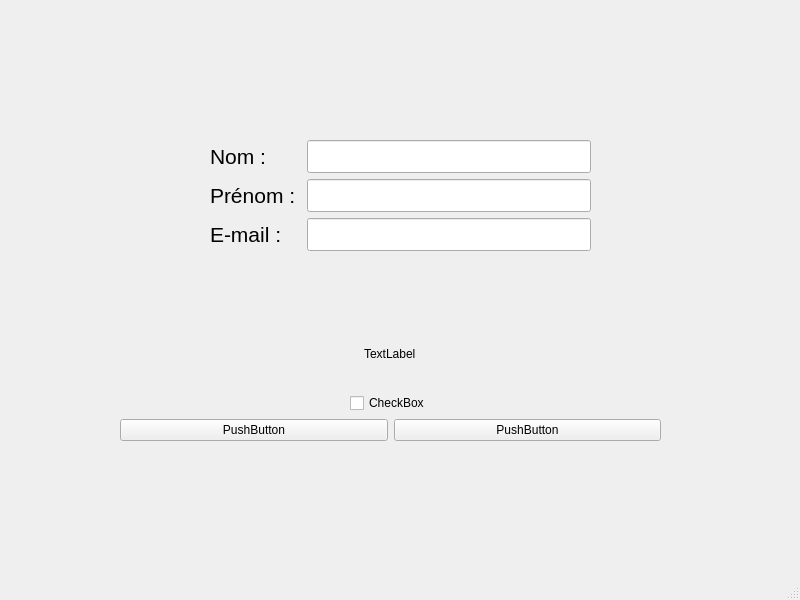
<?xml version="1.0" encoding="UTF-8"?>
<ui version="4.0">
 <class>MainWindow</class>
 <widget class="QMainWindow" name="MainWindow">
  <property name="geometry">
   <rect>
    <x>0</x>
    <y>0</y>
    <width>800</width>
    <height>600</height>
   </rect>
  </property>
  <property name="windowTitle">
   <string>MainWindow</string>
  </property>
  <widget class="QWidget" name="centralwidget">
   <widget class="QWidget" name="formLayoutWidget">
    <property name="geometry">
     <rect>
      <x>210</x>
      <y>140</y>
      <width>381</width>
      <height>133</height>
     </rect>
    </property>
    <layout class="QFormLayout" name="formLayout">
     <item row="0" column="0">
      <widget class="QLabel" name="nomLabel">
       <property name="font">
        <font>
         <pointsize>16</pointsize>
        </font>
       </property>
       <property name="text">
        <string>Nom : </string>
       </property>
      </widget>
     </item>
     <item row="0" column="1">
      <widget class="QLineEdit" name="nomLineEdit">
       <property name="font">
        <font>
         <pointsize>16</pointsize>
        </font>
       </property>
      </widget>
     </item>
     <item row="1" column="0">
      <widget class="QLabel" name="prNomLabel">
       <property name="font">
        <font>
         <pointsize>16</pointsize>
        </font>
       </property>
       <property name="text">
        <string>Prénom : </string>
       </property>
      </widget>
     </item>
     <item row="1" column="1">
      <widget class="QLineEdit" name="prNomLineEdit">
       <property name="font">
        <font>
         <pointsize>16</pointsize>
        </font>
       </property>
      </widget>
     </item>
     <item row="2" column="0">
      <widget class="QLabel" name="eMailLabel">
       <property name="font">
        <font>
         <pointsize>16</pointsize>
        </font>
       </property>
       <property name="text">
        <string>E-mail :</string>
       </property>
      </widget>
     </item>
     <item row="2" column="1">
      <widget class="QLineEdit" name="eMailLineEdit">
       <property name="font">
        <font>
         <pointsize>16</pointsize>
        </font>
       </property>
      </widget>
     </item>
    </layout>
   </widget>
   <widget class="QWidget" name="verticalLayoutWidget">
    <property name="geometry">
     <rect>
      <x>120</x>
      <y>320</y>
      <width>541</width>
      <height>121</height>
     </rect>
    </property>
    <layout class="QVBoxLayout" name="verticalLayout">
     <item alignment="Qt::AlignHCenter">
      <widget class="QLabel" name="label">
       <property name="text">
        <string>TextLabel</string>
       </property>
      </widget>
     </item>
     <item alignment="Qt::AlignHCenter">
      <widget class="QCheckBox" name="checkBox">
       <property name="text">
        <string>CheckBox</string>
       </property>
      </widget>
     </item>
     <item>
      <layout class="QHBoxLayout" name="horizontalLayout">
       <item>
        <widget class="QPushButton" name="pushButton_2">
         <property name="text">
          <string>PushButton</string>
         </property>
        </widget>
       </item>
       <item>
        <widget class="QPushButton" name="pushButton">
         <property name="text">
          <string>PushButton</string>
         </property>
        </widget>
       </item>
      </layout>
     </item>
    </layout>
   </widget>
  </widget>
  <widget class="QMenuBar" name="menubar">
   <property name="geometry">
    <rect>
     <x>0</x>
     <y>0</y>
     <width>800</width>
     <height>26</height>
    </rect>
   </property>
  </widget>
  <widget class="QStatusBar" name="statusbar"/>
 </widget>
 <resources/>
 <connections/>
</ui>
